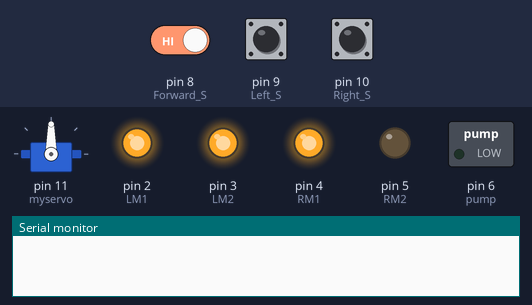
Bench run of a sketch on a simulated Arduino Uno, built with avr-gcc and run on an emulated ATmega328P. Shown: servo, switched loads named in the sketch (green lamp = pin HIGH), output pins drawn as LEDs (lit = HIGH), the last lines printed to the serial monitor. Dashed ring = blinking. The inputs (shaded band) are chosen by the test bench; at power-on: pin 8 (Forward_S) HIGH, pin 9 (Left_S) HIGH, pin 10 (Right_S) LOW.

Above: at 1.4 s.
1.5 s: pin 8 (Forward_S) driven LOW
At 3.9 s:
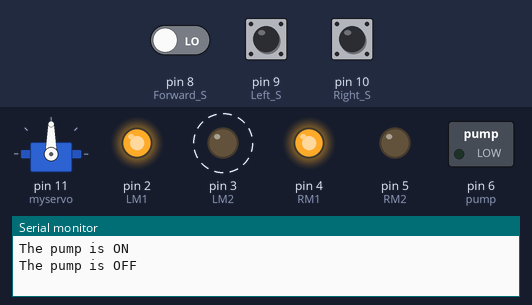
4.5 s: pin 8 (Forward_S) driven HIGH
At 5.6 s:
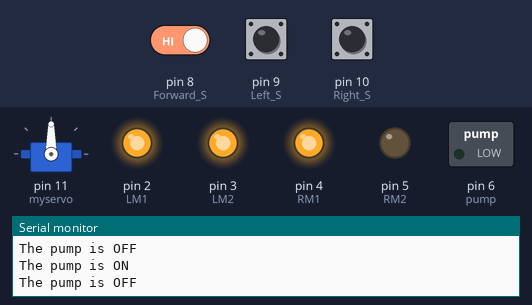
6.6 s: pin 9 (Left_S) pulled LOW for 0.35 s
At 6.81 s:
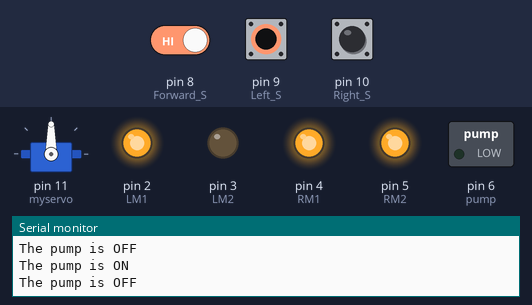
8.4 s: pin 10 (Right_S) pulled HIGH for 0.35 s
At 8.61 s:
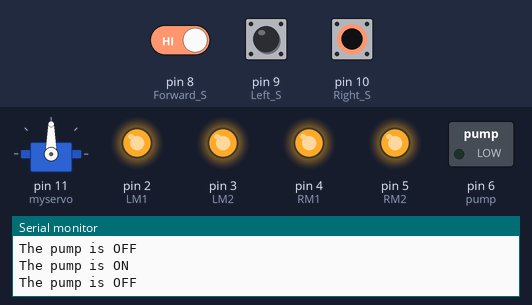
10.2 s: pin 10 (Right_S) pulled HIGH for 3.2 s
At 14.5 s:
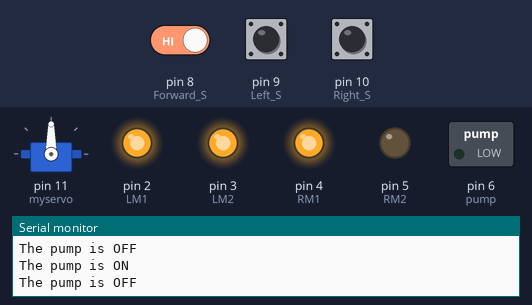
Timing chart, 0 to 16.0 s (numbered marks = the images above; inputs shaded):
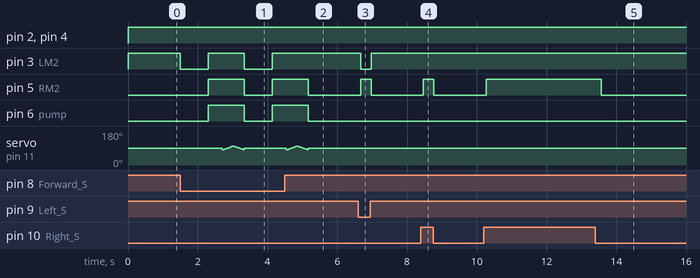

The sketch:

fire_fighting_robot.ino
```cpp
#include <Servo.h>
Servo myservo;

int pos = 0;

boolean fire = false;

const int Left_S = 9;
const int Right_S = 10;
const int Forward_S = 8;
const int LM1 = 2;
const int LM2 = 3;
const int RM1 = 4;
const int RM2 = 5;
const int pump = 6;

void setup()
{
  Serial.begin(9600);
  pinMode(Left_S, INPUT);
  pinMode(Right_S, INPUT);
  pinMode(Forward_S, INPUT);
  pinMode(LM1, OUTPUT);
  pinMode(LM2, OUTPUT);
  pinMode(RM1, OUTPUT);
  pinMode(RM2, OUTPUT);
  pinMode(pump, OUTPUT);

  myservo.attach(11);
  myservo.write(90);
}


void loop()
{
  int sensorstatus2 = digitalRead(Left_S);
  int sensorstatus1 = digitalRead(Right_S);
  int sensorstatus3 = digitalRead(Forward_S);
  myservo.write(90);

  if (sensorstatus1 == 1 && sensorstatus2 == 1 && sensorstatus3 == 1)
  {

    digitalWrite(LM1, HIGH);
    digitalWrite(LM2, HIGH);
    digitalWrite(RM1, HIGH);
    digitalWrite(RM2, HIGH);
  }

  else if (sensorstatus3 == 0)
  {

    digitalWrite(LM1, HIGH);
    digitalWrite(LM2, LOW);
    digitalWrite(RM1, HIGH);
    digitalWrite(RM2, LOW);
    fire = true;
  }

  else if ( sensorstatus2 == 0)
  {

    digitalWrite(LM1, HIGH);
    digitalWrite(LM2, LOW);
    digitalWrite(RM1, HIGH);
    digitalWrite(RM2, HIGH);
  }

  else if ( sensorstatus1 == 0)
  {

    digitalWrite(LM1, HIGH);
    digitalWrite(LM2, HIGH);
    digitalWrite(RM1, HIGH);
    digitalWrite(RM2, LOW);
  }

  delay(300);

  while (fire == true)
  {
    {
      delay (500);

      digitalWrite(LM1, HIGH);
      digitalWrite(LM2, HIGH);
      digitalWrite(RM1, HIGH);
      digitalWrite(RM2, HIGH);

      analogWrite(pump, 255); delay(400);
      Serial.println("The pump is ON");

      for (pos = 80; pos <= 100; pos += 1)
      {
        myservo.write(pos);
        delay(15);
      }
      for (pos = 100; pos >= 80; pos -= 1)
      {
        myservo.write(pos);
        delay(15);
      }

      analogWrite(pump, 0);
      Serial.println("The pump is OFF");

      fire = false;
    }
    myservo.write(90);
  }
}
```

Measured:
- after the input at 1.5 s, pin 3 (LM2): alternates HIGH for 1.0 s and LOW for 0.80 s, starting at once; pin 5 (RM2), pin 6 (pump): LOW → HIGH after 0.80 s, → LOW 1.0 s later, → HIGH 0.80 s later
- after the input at 4.5 s, pin 3 (LM2): stays HIGH (without the input it goes to LOW after 0.67 s); pin 5 (RM2), pin 6 (pump): goes on until 5.2 s, then stays LOW
- after the input at 6.6 s, pin 3 (LM2): HIGH → LOW after 0.07 s, → HIGH 0.30 s later; pin 5 (RM2): LOW → HIGH after 0.07 s, → LOW 0.30 s later
- after the input at 8.4 s, pin 5 (RM2): LOW → HIGH after 0.07 s, → LOW 0.30 s later
- after the input at 10.2 s, pin 5 (RM2): LOW → HIGH after 0.07 s, → LOW 3.3 s later
